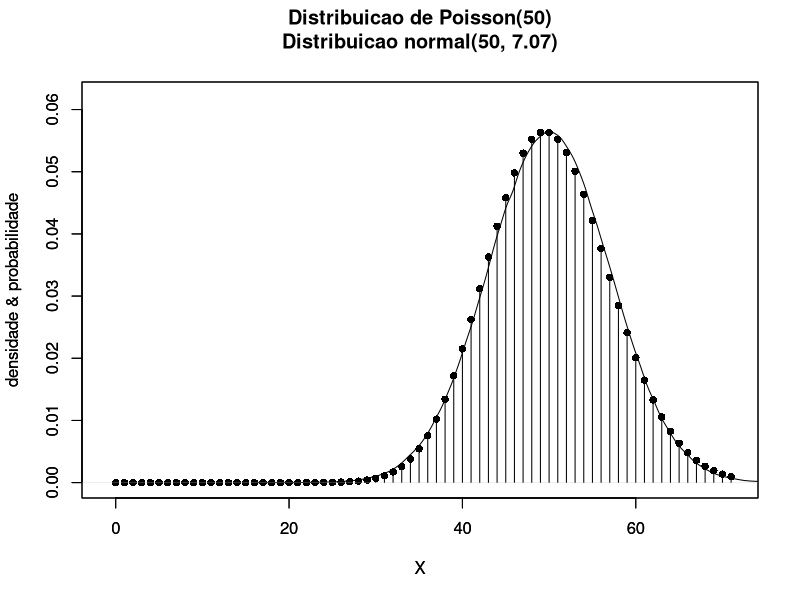

Here is the R script that generated this plot:
sink("exemplo08_Poisson_aproxnormal_n50.txt")
lambda <- 50
m <- lambda
dp <- sqrt(lambda)
X <- 0:(m+3*dp)
cat("X ~ Poisson(lambda = ", lambda,")\n", sep="")
cat("Media de X = ",m,"\n", sep="")
cat("Desvio-padrao de X = ",round(dp,2),"\n\n", sep="")
if (lambda > 10)
{cat("Poisson(",lambda,") semelhante a normal(",m,", ",round(dp,2),")\n\n", sep="")} else
{cat("Poisson(",lambda,") diferente da normal(",m,", ",round(dp,2),")\n\n", sep="")}
probPois <- dpois(x=X,lambda=lambda)
probnorm <- dnorm(x=X,mean=m,sd=dp)
print(round((tbl <- data.frame(X,probPois,probnorm)),6))
sink()
png("exemplo08_Poisson_aproxnormal_n50.png")
plot(X,probPois,type="h",
     xlim=c(-1,m+3*dp),ylim=c(0,1.1*max(probPois)), 
     xlab="X", ylab="densidade & probabilidade",
     main=paste0("Distribuicao de Poisson(",lambda,")\n\n"),
     lwd=1,col="black")
points(X,probPois,pch=16,cex=1,col="black")
par(new=TRUE)
rn <- rnorm(n=1e6,mean=m,sd=dp)
plot(density(rn), 
     xlab="X", ylab="densidade & probabilidade",
     main=paste0("Distribuicao normal(",m,", ",round(dp,2),")"),
     xlim=c(-1,m+3*dp), ylim=c(0,1.1*max(probPois)))
dev.off()
